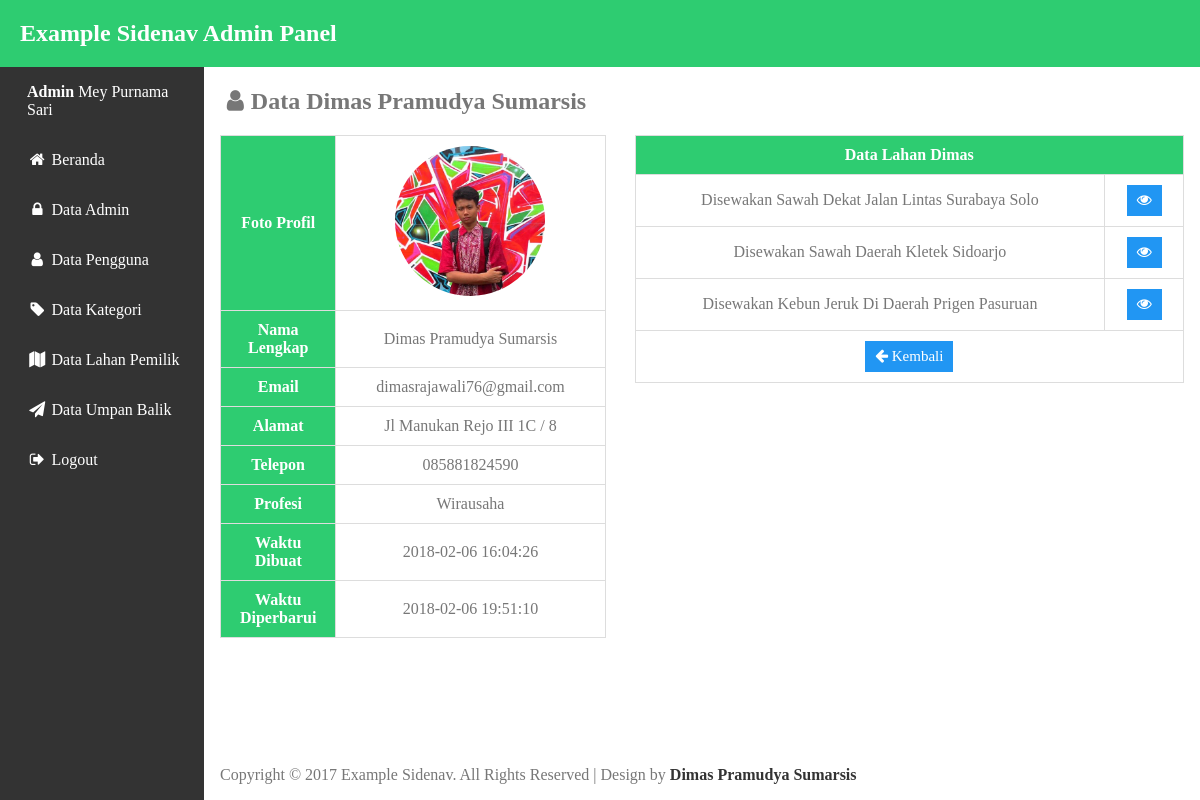
/adm/userView.php?id_user=41 (signed in), run on an earlier commit of the app's database.
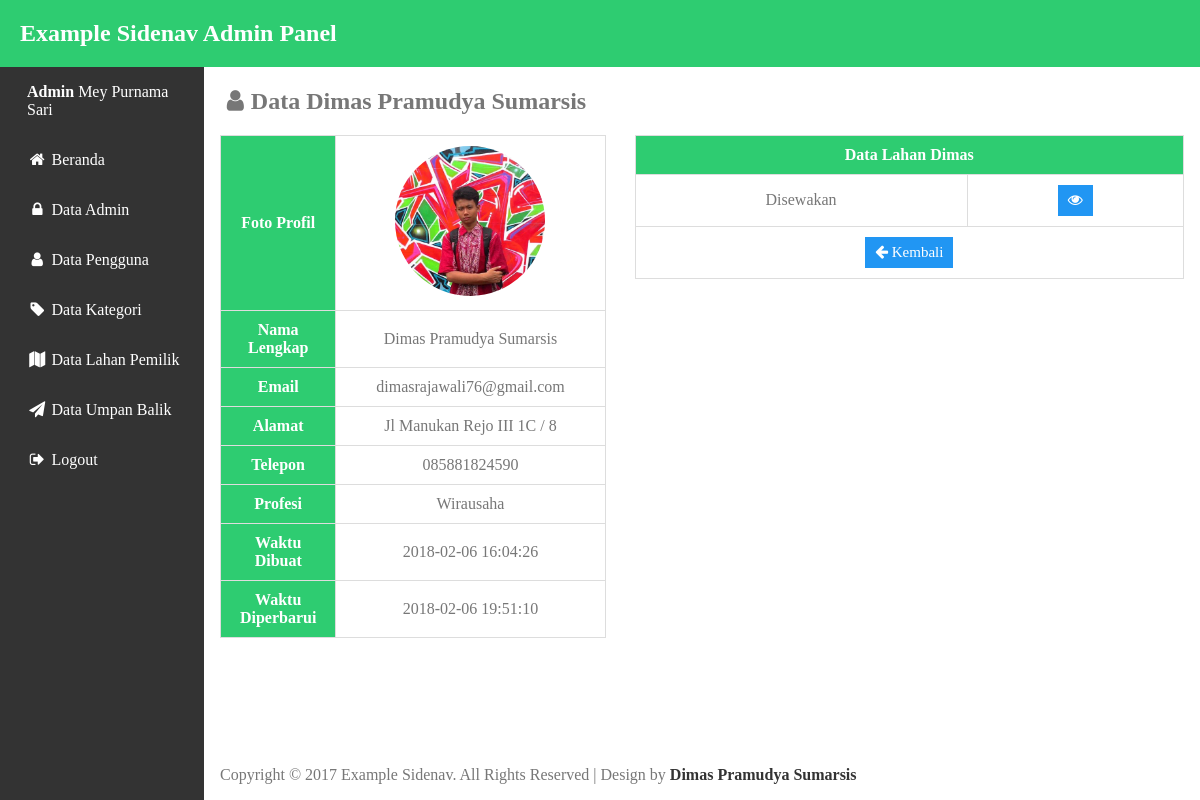
And on a later commit of the database.
### tables this page shows
CREATE TABLE `tb_lahan` (
  `id_lahan` int(11) NOT NULL,
  `id_user` int(11) NOT NULL,
  `id_kategori` int(11) NOT NULL,
  `judul` varchar(100) NOT NULL,
  `alamat_lahan` varchar(100) NOT NULL,
  `luas` varchar(7) NOT NULL,
  `sertifikasi` varchar(60) NOT NULL,
  `deskripsi` text NOT NULL,
  `harga` int(11) NOT NULL,
  `kurun_sewa` varchar(10) NOT NULL,
  `status` varchar(20) NOT NULL,
  `fasilitas_irigasi` varchar(60) NOT NULL,
  `fasilitas_tanah` varchar(60) NOT NULL,
  `fasilitas_jalan` varchar(60) NOT NULL,
  `fasilitas_pemandangan` varchar(60) NOT NULL,
  `foto_lahan` varchar(255) NOT NULL,
  `fieldCreate_at` varchar(100) DEFAULT NULL,
  `fieldUpdate_at` varchar(100) DEFAULT NULL
);

### adm/userView.php (the view, shortened to what this page needs)
<?php
    require_once "db.php";
    require_once "Admin.php";
    if(isset($_GET["id_user"])){
        $user_id = $_GET['id_user'];
        $sql = "SELECT * FROM tb_user WHERE id_user =:id_user";
        $stmt = $db->prepare($sql);
        $stmt->execute([':id_user'=>$user_id]);
        $data = $stmt->fetch();
    }else{
      header("Location: AdminData.php");
    }
 ?>
<!DOCTYPE html>
<html>
<head>
<link rel="stylesheet" type="text/css" href="css/style.css">
<link rel="stylesheet" href="css/font-awesome.min.css">
</head>
<body>
<?php include "template/header.php"; ?>
<div class="wrapper">
  <div class="content">
    <h2><i class="fa fa-user fa-fw" aria-hidden="true"></i>Data  <?php echo $data['nama_depan'] . "&nbsp;" . $data['nama_belakang']; ?></h2>
      <table class="table-data">
        <tr><th class="data-column">Foto Profil</th><td><img src="../ui/images/<?php echo $data['foto'] ?>" width="150px" height="150px" style="border-radius: 100%;"></td></tr>
        <tr><th class="data-column">Nama Lengkap</th><td><?php echo $data['nama_depan'] . "&nbsp;" . $data['nama_belakang']; ?></td></tr>
        <tr><th>Email</th><td><?php echo $data['email']; ?></td></tr>
        <tr><th>Alamat</th><td><?php echo $data['alamat']; ?></td></tr>
        <tr><th>Telepon</th><td><?php echo $data['telepon']; ?></td></tr>
        <tr><th>Profesi</th><td><?php echo $data['profesi']; ?></td></tr>
        <tr><th>Waktu Dibuat</th><td><?php echo $data['create_at']; ?></td></tr>
        <tr><th>Waktu Diperbarui</th><td><?php echo $data['update_at']; ?></td></tr>
      </table>
      <table class="table-data-kanan">
        <tr><th colspan="3">Data Lahan <?php echo $data['nama_depan'] ?></th></tr>
        <?php
            $fieldSql = "SELECT * FROM tb_lahan INNER JOIN tb_user ON tb_lahan.id_user=tb_user.id_user";
            $fieldQuery = $db->prepare($fieldSql);
            $fieldQuery->execute();
            $fields = $fieldQuery->fetchAll();
        ?>
        <?php
           foreach ($fields as $field) {
           if($field['id_user'] == $_GET['id_user']){
        ?>
        <tr><td><?php echo $field['judul'] ?></td><td><a href="fieldView.php?id_lahan=<?php echo $field['id_lahan'] ?>" class="btn act info" title="Lihat"><i class="fa fa-eye"></i></a></td></tr>
        <?php
            }
          }
          ?>
          <tr><td colspan=2><a href="userData.php" class="btn act info" title="Kembali"><i class="fa fa-arrow-left"></i> Kembali</a></td></tr>
      </table>
<?php include "template/footer.php"; ?>
</div>
</body>
</html>

What changed in the data, as far as the page shows it:
removed tb_lahan: judul "Disewakan Sawah Dekat Jalan Lintas Surabaya Solo"
removed tb_lahan: judul "Disewakan Sawah Daerah Kletek Sidoarjo"
removed tb_lahan: judul "Disewakan Kebun Jeruk Di Daerah Prigen Pasuruan"
added tb_lahan: judul "Disewakan"
